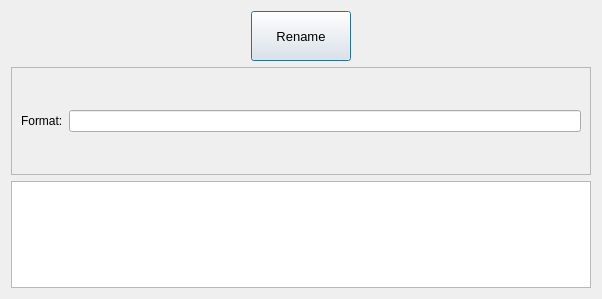
<?xml version="1.0" encoding="UTF-8"?>
<ui version="4.0">
 <class>RenameDialog</class>
 <widget class="QDialog" name="RenameDialog">
  <property name="geometry">
   <rect>
    <x>0</x>
    <y>0</y>
    <width>602</width>
    <height>299</height>
   </rect>
  </property>
  <property name="windowTitle">
   <string>Rename Files</string>
  </property>
  <layout class="QGridLayout" name="gridLayout_2">
   <item row="0" column="0">
    <spacer name="horizontalSpacer">
     <property name="orientation">
      <enum>Qt::Horizontal</enum>
     </property>
     <property name="sizeHint" stdset="0">
      <size>
       <width>40</width>
       <height>20</height>
      </size>
     </property>
    </spacer>
   </item>
   <item row="0" column="1">
    <widget class="QPushButton" name="RenameButton">
     <property name="minimumSize">
      <size>
       <width>100</width>
       <height>50</height>
      </size>
     </property>
     <property name="maximumSize">
      <size>
       <width>200</width>
       <height>16777215</height>
      </size>
     </property>
     <property name="font">
      <font>
       <pointsize>10</pointsize>
      </font>
     </property>
     <property name="text">
      <string>Rename</string>
     </property>
    </widget>
   </item>
   <item row="0" column="2">
    <spacer name="horizontalSpacer_2">
     <property name="orientation">
      <enum>Qt::Horizontal</enum>
     </property>
     <property name="sizeHint" stdset="0">
      <size>
       <width>40</width>
       <height>20</height>
      </size>
     </property>
    </spacer>
   </item>
   <item row="1" column="0" colspan="3">
    <widget class="QFrame" name="frame">
     <property name="sizePolicy">
      <sizepolicy hsizetype="Preferred" vsizetype="Preferred">
       <horstretch>0</horstretch>
       <verstretch>1</verstretch>
      </sizepolicy>
     </property>
     <property name="frameShape">
      <enum>QFrame::StyledPanel</enum>
     </property>
     <property name="frameShadow">
      <enum>QFrame::Raised</enum>
     </property>
     <layout class="QGridLayout" name="gridLayout">
      <item row="0" column="0">
       <widget class="QLabel" name="label">
        <property name="sizePolicy">
         <sizepolicy hsizetype="MinimumExpanding" vsizetype="Preferred">
          <horstretch>0</horstretch>
          <verstretch>0</verstretch>
         </sizepolicy>
        </property>
        <property name="text">
         <string>Format:</string>
        </property>
       </widget>
      </item>
      <item row="0" column="1">
       <widget class="QLineEdit" name="Format">
        <property name="sizePolicy">
         <sizepolicy hsizetype="Expanding" vsizetype="Fixed">
          <horstretch>1</horstretch>
          <verstretch>0</verstretch>
         </sizepolicy>
        </property>
        <property name="toolTip">
         <string>Available variables: %artist%, %album%, %title%, %genre%, %track%, %year%, %comment%</string>
        </property>
        <property name="text">
         <string/>
        </property>
       </widget>
      </item>
     </layout>
    </widget>
   </item>
   <item row="2" column="0" colspan="3">
    <widget class="QTableWidget" name="ReplaceTable">
     <property name="sizePolicy">
      <sizepolicy hsizetype="Expanding" vsizetype="Preferred">
       <horstretch>0</horstretch>
       <verstretch>1</verstretch>
      </sizepolicy>
     </property>
     <property name="toolTip">
      <string>Certain characters are not allowed in filenames, but are allowed in tags.
When using tags to rename files these characters must be replaced</string>
     </property>
     <attribute name="horizontalHeaderStretchLastSection">
      <bool>true</bool>
     </attribute>
     <attribute name="verticalHeaderStretchLastSection">
      <bool>true</bool>
     </attribute>
    </widget>
   </item>
  </layout>
 </widget>
 <resources/>
 <connections/>
</ui>
